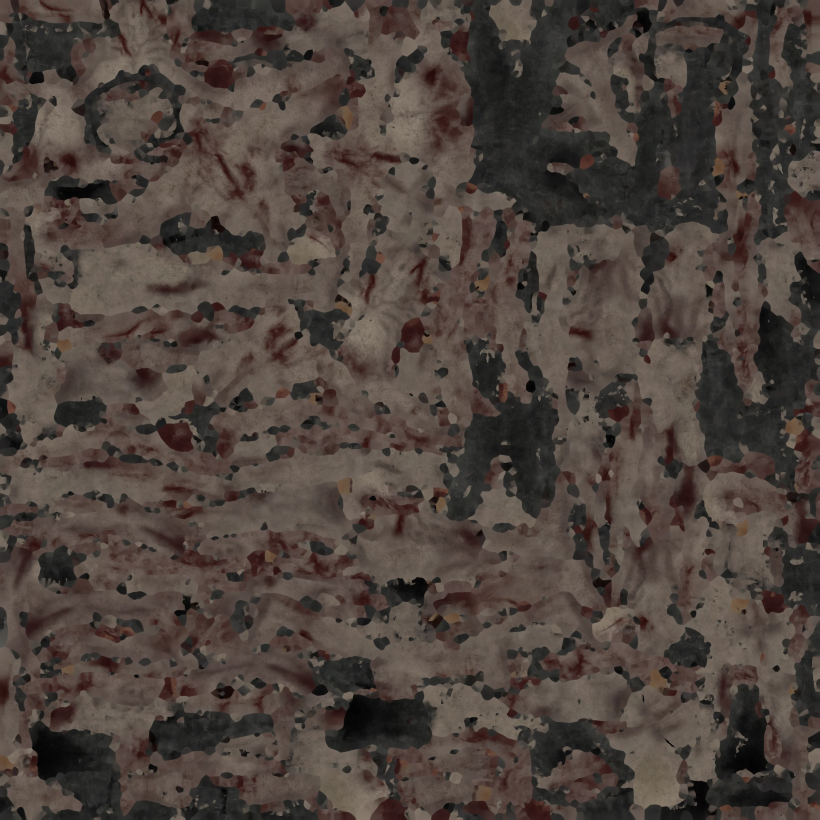
#> input picture assets/models/zombie1/zombie1_source_0.webp, 4096 x 4096 px (shown at 1/5 size)
$ python extract_features.py ../../assets/models/zombie1/zombie1_source_0.webp 1.0 ../../assets/models/zombie1/zombie1_source_1.webp out.png ../../assets/models/zombie1/zombie1_source_1.webp   (older library calls are emulated)
#> lines starting #> are read from the running program, lines starting #| are printed output that depends on the picture
"""Extracts the sparse features of a photographed height map: the raised lobes (plates) as smooth polygons with a step height,
and the small pits and bumps as points, so a shader can draw them at the photograph's own places (deterministic, a few KB).

  python extract_features.py <disp png> <tile cm> <out gd> <overlay png>

Writes a generated GDScript file (class BoulderFeatures: LOBES = rows of [cx, cy, step, soft, then 48 x,y vertices], SPECKS = rows of
[x, y, radius, depth]; all positions in tile units 0..1, radii in tile units, heights in the picture's own 0..1)."""
import sys

import limits  # (first)

import cv2
import numpy as np
from scipy import ndimage

VERTS = 48
FOURIER = 14


def load(path):
    image = cv2.imread(path, cv2.IMREAD_UNCHANGED).astype(np.float32)
    if image.ndim == 3:
        image = image.mean(axis=2)
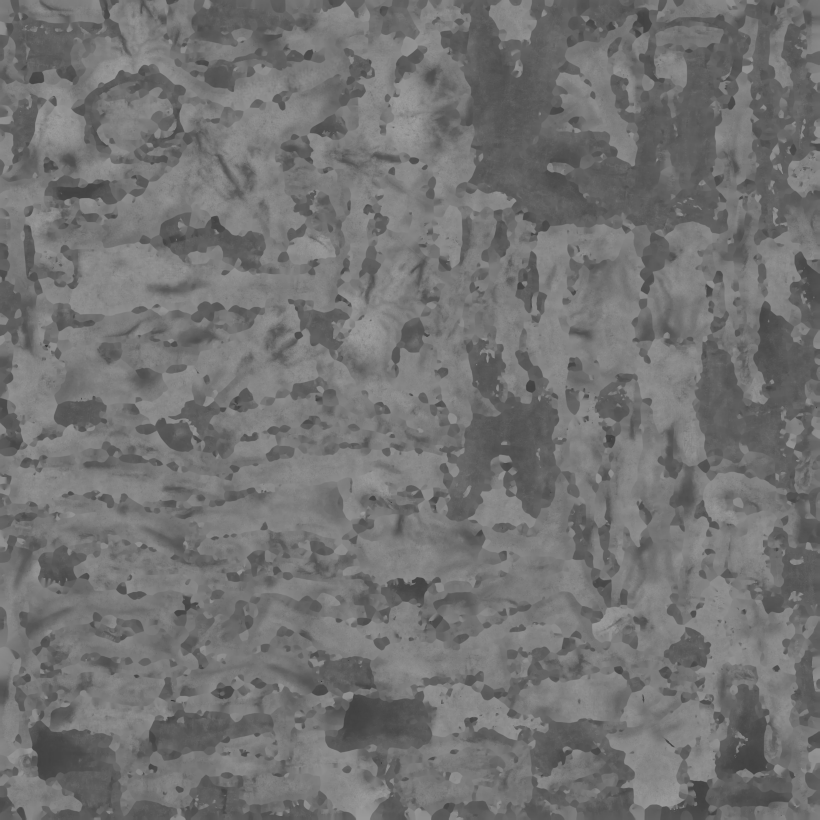
#> image: shape (4096, 4096) float32 (shown at 1/5 size); min 5.75, max 168, mean 114.8
    image = cv2.resize(image, (1024, 1024), interpolation=cv2.INTER_AREA)
#> image: shape (1024, 1024) float32
    # the photograph's height map has flat patches (a clipped value over whole areas): fill them in from their surroundings
    flat = (np.abs(cv2.Laplacian(image, cv2.CV_32F)) < 1e-4 * (image.max() - image.min())).astype(np.uint8)
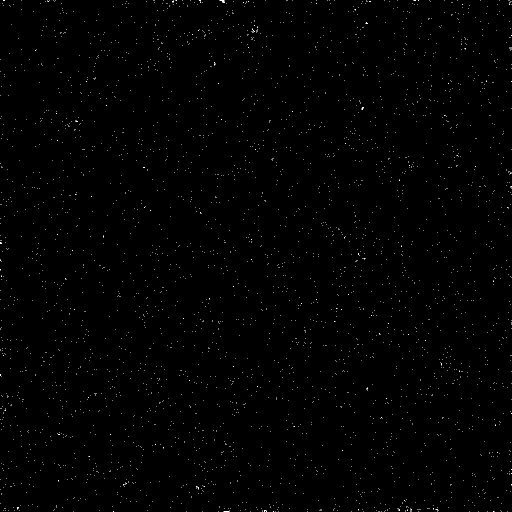
#> flat: shape (1024, 1024) (shown at 1/2 size); values 0 (black) and 1 (white), 0.33% white in thin lines or dots
    flat = cv2.morphologyEx(flat, cv2.MORPH_OPEN, np.ones((7, 7), np.uint8))
#> flat: shape (1024, 1024); every value is 0
    flat = cv2.dilate(flat, np.ones((5, 5), np.uint8))
    if flat.any():
        scale = image.max() - image.min()
        as16 = ((image - image.min()) / scale * 65535.0).astype(np.uint16)
        image = cv2.inpaint(as16, flat, 7, cv2.INPAINT_TELEA).astype(np.float32) / 65535.0 * scale + image.min()
    return (image - image.min()) / (image.max() - image.min())  # (no clipping: the brightest spots must not go flat)
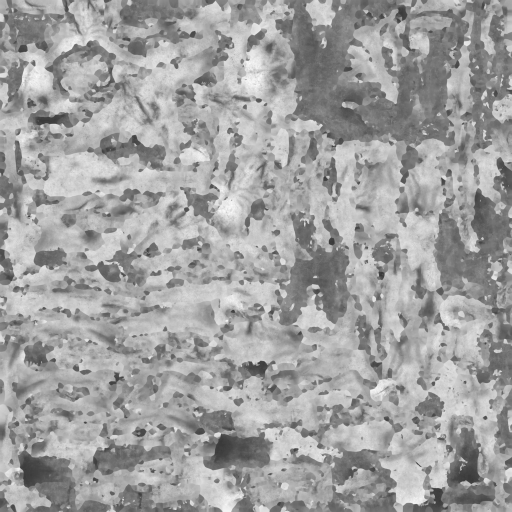
#> returned value: shape (1024, 1024) float32 (shown at 1/2 size); min 0, max 1, mean 0.632


# [16 lines left out: function smooth_outline, not called in this run]


# Lobes traced by hand on fits/trace_grid.png (1536 px picture of the lit height): outline points in that picture's pixels.
GRID_PX = 1536.0
HAND_LOBES = {
    "pill": [(770, 430), (800, 400), (840, 398), (860, 430), (868, 500), (872, 540), (860, 590), (835, 620), (800, 628), (760, 610),
             (730, 595), (722, 570), (740, 545), (752, 510), (755, 460)],
    "snake": [(1085, 315), (1110, 280), (1150, 262), (1220, 255), (1265, 262), (1295, 235), (1315, 205), (1325, 235), (1355, 275),
              (1372, 320), (1355, 345), (1320, 358), (1270, 355), (1200, 347), (1150, 350), (1140, 380), (1135, 440), (1138, 500),
              (1125, 545), (1100, 555), (1085, 530), (1088, 470), (1098, 415), (1100, 365), (1088, 340)],
    "right": [(1135, 520), (1160, 502), (1200, 508), (1235, 530), (1252, 570), (1248, 610), (1225, 632), (1190, 632), (1165, 615),
              (1150, 590), (1140, 550)],
    "left_big": [(105, 585), (150, 580), (200, 585), (250, 600), (290, 585), (330, 585), (352, 610), (350, 660), (335, 700), (345, 780),
                 (300, 790), (240, 795), (190, 780), (150, 750), (135, 700), (130, 650), (110, 625)],
    "arch": [(710, 880), (730, 845), (765, 835), (770, 880), (790, 930), (780, 985), (720, 985), (705, 940)],
    "small_mid": [(820, 715), (835, 685), (880, 675), (925, 690), (935, 730), (900, 750), (850, 745)],
    "left_low": [(40, 1000), (120, 985), (200, 960), (280, 950), (310, 985), (305, 1040), (250, 1070), (130, 1080), (40, 1040)],
}


# [68 lines left out: functions chaikin, resample, snap_to_edges, mean_edge, local_step, not called in this run]


def lobes_from_json(path, h):
    """Lobes found by sam_lobes.py: contour (px of the 1024 picture) -> smooth 48-vertex outline, with the local step along the border."""
    import json
    rows = []
    kept = []
#> (the run stopped early here; a loop or call above may not have finished)

$ run again, on assets/models/imported_characters/3ed667ae-f165-49e4-b2e7-69b9fa3cfd4d/zombie2_1.webp
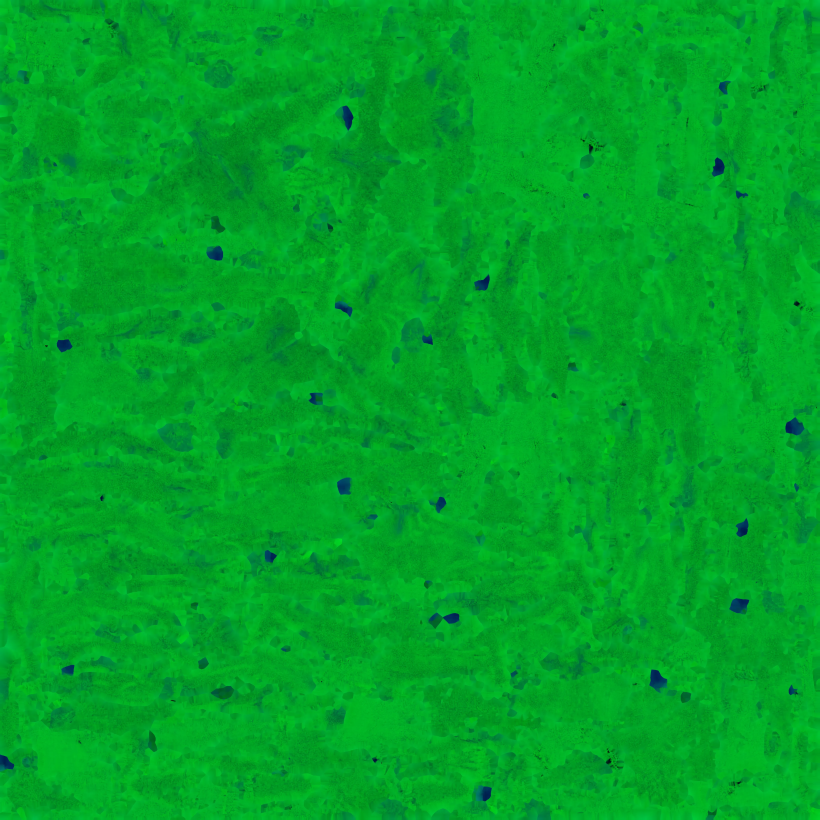
#> input picture assets/models/imported_characters/3ed667ae-f165-49e4-b2e7-69b9fa3cfd4d/zombie2_1.webp, 4096 x 4096 px (shown at 1/5 size)
#> in load, `image = cv2.resize(image, (1024, 1024), interpolation=cv2.INTER_AREA)`:
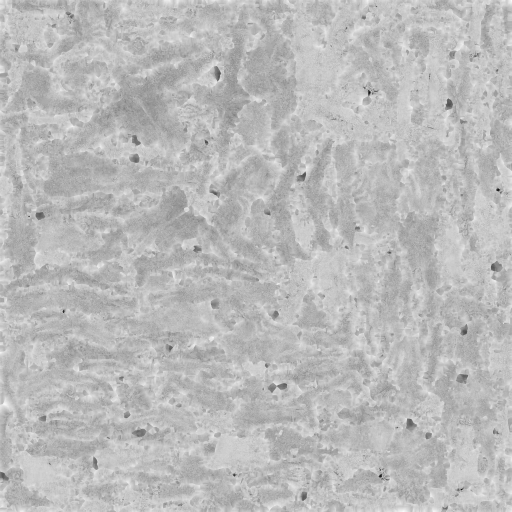
#> image: shape (1024, 1024) float32 (shown at 1/2 size); min 8.06, max 88.83, mean 67.2; drawn with min black and max white
#> in load, `flat = (np.abs(cv2.Laplacian(image, cv2.CV_32F)) < 1e-4 * (image.max()..`:
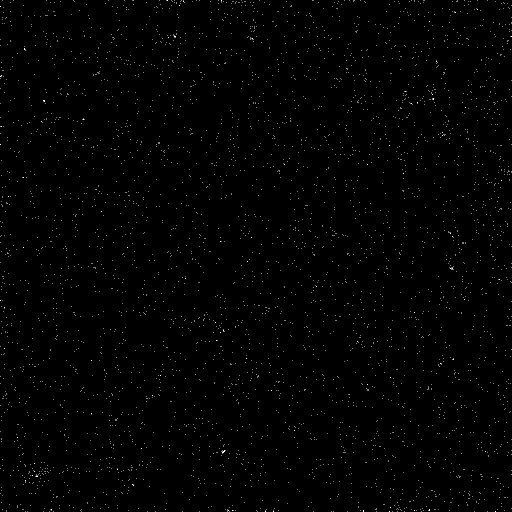
#> flat: shape (1024, 1024) (shown at 1/2 size); values 0 (black) and 1 (white), 0.39% white in thin lines or dots
